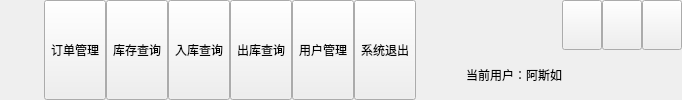
    <widget class="QWidget" name="widgetTitle" native="true">
     <property name="sizePolicy">
      <sizepolicy hsizetype="Preferred" vsizetype="Fixed">
       <horstretch>0</horstretch>
       <verstretch>0</verstretch>
      </sizepolicy>
     </property>
     <layout class="QHBoxLayout" name="horizontalLayout_2">
      <property name="spacing">
       <number>10</number>
      </property>
      <property name="leftMargin">
       <number>10</number>
      </property>
      <property name="topMargin">
       <number>0</number>
      </property>
      <property name="rightMargin">
       <number>0</number>
      </property>
      <property name="bottomMargin">
       <number>0</number>
      </property>
      <item>
       <widget class="QLabel" name="labIco">
        <property name="maximumSize">
         <size>
          <width>16777215</width>
          <height>16777215</height>
         </size>
        </property>
        <property name="text">
         <string/>
        </property>
        <property name="alignment">
         <set>Qt::AlignCenter</set>
        </property>
       </widget>
      </item>
      <item>
       <widget class="QLabel" name="labTitle">
        <property name="styleSheet">
         <string notr="true"/>
        </property>
        <property name="text">
         <string/>
        </property>
        <property name="alignment">
         <set>Qt::AlignLeading|Qt::AlignLeft|Qt::AlignVCenter</set>
        </property>
       </widget>
      </item>
      <item>
       <widget class="QWidget" name="widgetTop" native="true">
        <layout class="QHBoxLayout" name="horizontalLayout_3">
         <property name="spacing">
          <number>0</number>
         </property>
         <property name="leftMargin">
          <number>0</number>
         </property>
         <property name="topMargin">
          <number>0</number>
         </property>
         <property name="rightMargin">
          <number>0</number>
         </property>
         <property name="bottomMargin">
          <number>0</number>
         </property>
         <item>
          <widget class="QToolButton" name="btnMain">
           <property name="sizePolicy">
            <sizepolicy hsizetype="Fixed" vsizetype="Expanding">
             <horstretch>0</horstretch>
             <verstretch>0</verstretch>
            </sizepolicy>
           </property>
           <property name="text">
            <string>订单管理</string>
           </property>
           <property name="icon">
            <iconset>
             <normaloff>image/main_help.png</normaloff>image/main_help.png</iconset>
           </property>
           <property name="toolButtonStyle">
            <enum>Qt::ToolButtonTextUnderIcon</enum>
           </property>
          </widget>
         </item>
         <item>
          <widget class="QToolButton" name="btnExit_2">
           <property name="sizePolicy">
            <sizepolicy hsizetype="Fixed" vsizetype="Expanding">
             <horstretch>0</horstretch>
             <verstretch>0</verstretch>
            </sizepolicy>
           </property>
           <property name="styleSheet">
            <string notr="true"/>
           </property>
           <property name="text">
            <string>库存查询</string>
           </property>
           <property name="icon">
            <iconset>
             <normaloff>image/select.png</normaloff>image/select.png</iconset>
           </property>
           <property name="toolButtonStyle">
            <enum>Qt::ToolButtonTextUnderIcon</enum>
           </property>
          </widget>
         </item>
         <item>
          <widget class="QToolButton" name="btnConfig">
           <property name="sizePolicy">
            <sizepolicy hsizetype="Fixed" vsizetype="Expanding">
             <horstretch>0</horstretch>
             <verstretch>0</verstretch>
            </sizepolicy>
           </property>
           <property name="text">
            <string>入库查询</string>
           </property>
           <property name="icon">
            <iconset>
             <normaloff>image/next.png</normaloff>image/next.png</iconset>
           </property>
           <property name="toolButtonStyle">
            <enum>Qt::ToolButtonTextUnderIcon</enum>
           </property>
          </widget>
         </item>
         <item>
          <widget class="QToolButton" name="btnData">
           <property name="sizePolicy">
            <sizepolicy hsizetype="Fixed" vsizetype="Expanding">
             <horstretch>0</horstretch>
             <verstretch>0</verstretch>
            </sizepolicy>
           </property>
           <property name="text">
            <string>出库查询</string>
           </property>
           <property name="icon">
            <iconset>
             <normaloff>image/pre.png</normaloff>image/pre.png</iconset>
           </property>
           <property name="checked">
            <bool>false</bool>
           </property>
           <property name="toolButtonStyle">
            <enum>Qt::ToolButtonTextUnderIcon</enum>
           </property>
          </widget>
         </item>
         <item>
          <widget class="QToolButton" name="btnHelp">
           <property name="sizePolicy">
            <sizepolicy hsizetype="Fixed" vsizetype="Expanding">
             <horstretch>0</horstretch>
             <verstretch>0</verstretch>
            </sizepolicy>
           </property>
           <property name="styleSheet">
            <string notr="true"/>
           </property>
           <property name="text">
            <string>用户管理</string>
           </property>
           <property name="icon">
            <iconset>
             <normaloff>image/login.png</normaloff>image/login.png</iconset>
           </property>
           <property name="toolButtonStyle">
            <enum>Qt::ToolButtonTextUnderIcon</enum>
           </property>
          </widget>
         </item>
         <item>
          <widget class="QToolButton" name="btnExit">
           <property name="sizePolicy">
            <sizepolicy hsizetype="Fixed" vsizetype="Expanding">
             <horstretch>0</horstretch>
             <verstretch>0</verstretch>
            </sizepolicy>
           </property>
           <property name="styleSheet">
            <string notr="true"/>
           </property>
           <property name="text">
            <string>系统退出</string>
           </property>
           <property name="icon">
            <iconset>
             <normaloff>image/close.png</normaloff>image/close.png</iconset>
           </property>
           <property name="toolButtonStyle">
            <enum>Qt::ToolButtonTextUnderIcon</enum>
           </property>
          </widget>
         </item>
        </layout>
       </widget>
      </item>
      <item>
       <spacer name="horizontalSpacer">
        <property name="orientation">
         <enum>Qt::Horizontal</enum>
        </property>
        <property name="sizeHint" stdset="0">
         <size>
          <width>40</width>
          <height>20</height>
         </size>
        </property>
       </spacer>
      </item>
      <item>
       <widget class="QWidget" name="widgetMenu" native="true">
        <layout class="QGridLayout" name="gridLayout_2">
         <property name="leftMargin">
          <number>0</number>
         </property>
         <property name="topMargin">
          <number>0</number>
         </property>
         <property name="rightMargin">
          <number>0</number>
         </property>
         <property name="bottomMargin">
          <number>0</number>
         </property>
         <property name="spacing">
          <number>0</number>
         </property>
         <item row="0" column="2">
          <widget class="QPushButton" name="btnMenu_Max">
           <property name="sizePolicy">
            <sizepolicy hsizetype="Minimum" vsizetype="Expanding">
             <horstretch>0</horstretch>
             <verstretch>0</verstretch>
            </sizepolicy>
           </property>
           <property name="minimumSize">
            <size>
             <width>30</width>
             <height>30</height>
            </size>
           </property>
           <property name="focusPolicy">
            <enum>Qt::NoFocus</enum>
           </property>
           <property name="text">
            <string/>
           </property>
          </widget>
         </item>
         <item row="0" column="3">
          <widget class="QPushButton" name="btnMenu_Close">
           <property name="sizePolicy">
            <sizepolicy hsizetype="Minimum" vsizetype="Expanding">
             <horstretch>0</horstretch>
             <verstretch>0</verstretch>
            </sizepolicy>
           </property>
           <property name="minimumSize">
            <size>
             <width>30</width>
             <height>30</height>
            </size>
           </property>
           <property name="cursor">
            <cursorShape>ArrowCursor</cursorShape>
           </property>
           <property name="focusPolicy">
            <enum>Qt::NoFocus</enum>
           </property>
           <property name="toolTip">
            <string>关闭</string>
           </property>
           <property name="text">
            <string/>
           </property>
          </widget>
         </item>
         <item row="0" column="1">
          <widget class="QPushButton" name="btnMenu_Min">
           <property name="sizePolicy">
            <sizepolicy hsizetype="Minimum" vsizetype="Expanding">
             <horstretch>0</horstretch>
             <verstretch>0</verstretch>
            </sizepolicy>
           </property>
           <property name="minimumSize">
            <size>
             <width>30</width>
             <height>30</height>
            </size>
           </property>
           <property name="cursor">
            <cursorShape>ArrowCursor</cursorShape>
           </property>
           <property name="focusPolicy">
            <enum>Qt::NoFocus</enum>
           </property>
           <property name="toolTip">
            <string>最小化</string>
           </property>
           <property name="text">
            <string/>
           </property>
          </widget>
         </item>
         <item row="1" column="1" colspan="3">
          <spacer name="verticalSpacer">
           <property name="orientation">
            <enum>Qt::Vertical</enum>
           </property>
           <property name="sizeHint" stdset="0">
            <size>
             <width>93</width>
             <height>34</height>
            </size>
           </property>
          </spacer>
         </item>
         <item row="1" column="0">
          <widget class="QLabel" name="loginUser_label">
           <property name="styleSheet">
            <string notr="true">font: 9pt &quot;黑体&quot;;</string>
           </property>
           <property name="text">
            <string>当前用户：阿斯如</string>
           </property>
          </widget>
         </item>
        </layout>
       </widget>
      </item>
     </layout>
    </widget>
